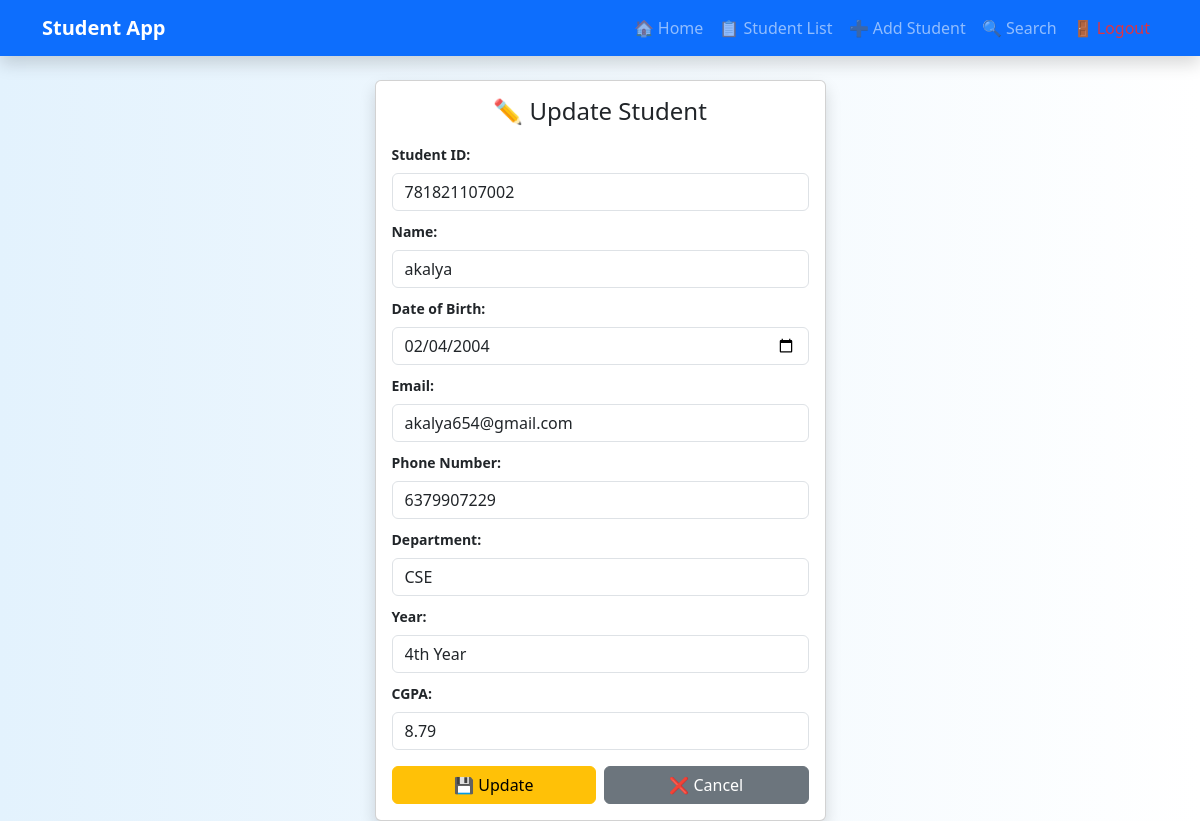
The page /update/11/ (signed in) on the database its author committed.
### studentapp/models.py (models this page shows, shortened)
class Student(models.Model):
    DEPARTMENT_CHOICES = [
        ('CSE','CSE'),
        ('IT', 'IT'),
        ('ECE', 'ECE'),
        ('EEE','EEE'),
        ('CIVIL', 'CIVIL'),
        ('MECH', 'MECH'),
        ('B.COM','B.COM'),
        ('BCA', 'BCA'),
        ('BA.ENG', 'BA.ENG'),
        ('BSC.CHEMISTRY','BSC.CHEMISTRY'),
    ]
    YEAR_CHOICES = [
        ('1st Year', '1st Year'),
        ('2nd Year', '2nd Year'),
        ('3rd Year', '3rd Year'),
        ('4th Year', '4th Year'),
    ]
    student_id = models.CharField(max_length=20, unique=True)
    name = models.CharField(max_length=100)
    dob = models.DateField()
    email = models.EmailField(unique=True)
    phonenumber = models.CharField(
        max_length=10,
        validators=[
            RegexValidator(
                regex='^[0-9]{10}$',
                message='Phone number must be exactly 10 digits'
            )
        ]
    )
    department = models.CharField(
        max_length=20,
        choices=DEPARTMENT_CHOICES
    )
    year = models.CharField(
        max_length=20,
        choices=YEAR_CHOICES
    )
    cgpa = models.DecimalField(
        max_digits=4,
        decimal_places=2,
        validators=[
            MinValueValidator(0.0),
            MaxValueValidator(10.0)
        ]
    )

### studentapp/views.py (the view)
# urls.py: path('update/<int:pk>/', views.update_student, name='update_student'),
@login_required
def update_student(request, pk):
    student = get_object_or_404(Student, id=pk)
    if request.method == 'POST':
        form = StudentForm(request.POST, instance=student)
        if form.is_valid():
            form.save()
            return redirect('student_list')
    else:
        form = StudentForm(instance=student)
    return render(request, 'update_student.html', {'form': form})

### studentapp/templates/update_student.html (shortened to what this page needs)
{% extends 'base.html' %}
{% block content %}
<div class="row justify-content-center">
  <div class="col-md-5">
    <div class="card shadow p-3">
    <h4 class="text-center mb-3">✏️ Update Student</h4>
    <form method="POST">
        <div class="mb-2">
        <label class="form-label fw-bold small">Student ID:</label>
        {{ form.student_id }}
        </div>
        <div class="mb-2">
          <label class="form-label fw-bold small">Name:</label>
          {{ form.name }}
        </div>
        <div class="mb-2">
          <label class="form-label fw-bold small">Date of Birth:</label>
          {{ form.dob }}
        </div>
        <div class="mb-2">
          <label class="form-label fw-bold small">Email:</label>
          {{ form.email }}
        </div>
        <div class="mb-2">
          <label class="form-label fw-bold small">Phone Number:</label>
          {{ form.phonenumber }}
        </div>
        <div class="mb-2">
          <label class="form-label fw-bold small">Department:</label>
          {{ form.department }}
        </div>
        <div class="mb-2">
          <label class="form-label fw-bold small">Year:</label>
          {{ form.year }}
        </div>
        <div class="mb-3">
          <label class="form-label fw-bold small">CGPA:</label>
          {{ form.cgpa }}
        </div>
        <div class="d-flex gap-2">
          <button type="submit" class="btn btn-warning w-100">
            💾 Update
          </button>
          <a href="{% url 'student_list' %}"
             class="btn btn-secondary w-100">
            ❌ Cancel
          </a>
        </div>
      </form>
    </div>
  </div>
</div>
{% endblock %}

### studentapp/templates/base.html (style rules this page uses)
.form-control, .form-select { padding: 6px 10px ; font-size: 14px; }
.card { border-radius: 12px; }

### rows shown on the page
Student: student_id "781821107002", name "akalya", dob "02/04/2004", email "akalya654@gmail.com", phonenumber "6379907229", department "CSE", year "4th Year", cgpa "8.79"
